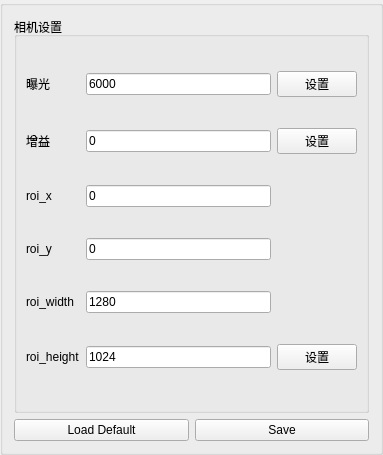
<?xml version="1.0" encoding="UTF-8"?>
<ui version="4.0">
 <class>ParamentSetting</class>
 <widget class="QGroupBox" name="ParamentSetting">
  <property name="geometry">
   <rect>
    <x>0</x>
    <y>0</y>
    <width>383</width>
    <height>455</height>
   </rect>
  </property>
  <property name="windowTitle">
   <string>GroupBox</string>
  </property>
  <layout class="QGridLayout" name="gridLayout_2">
   <item row="0" column="0" colspan="2">
    <widget class="QGroupBox" name="gBox1">
     <property name="minimumSize">
      <size>
       <width>200</width>
       <height>0</height>
      </size>
     </property>
     <property name="title">
      <string>相机设置</string>
     </property>
     <layout class="QGridLayout" name="gridLayout">
      <item row="4" column="1">
       <widget class="QLineEdit" name="ldtRoiw1">
        <property name="text">
         <string>1280</string>
        </property>
       </widget>
      </item>
      <item row="5" column="0">
       <widget class="QLabel" name="lblRoiH1">
        <property name="text">
         <string>roi_height</string>
        </property>
       </widget>
      </item>
      <item row="0" column="1">
       <widget class="QLineEdit" name="ldtExp1">
        <property name="text">
         <string>6000</string>
        </property>
       </widget>
      </item>
      <item row="5" column="3">
       <widget class="QPushButton" name="btnRoi1">
        <property name="text">
         <string>设置</string>
        </property>
       </widget>
      </item>
      <item row="2" column="1">
       <widget class="QLineEdit" name="ldtRoix1">
        <property name="text">
         <string>0</string>
        </property>
       </widget>
      </item>
      <item row="0" column="3">
       <widget class="QPushButton" name="btnExp1">
        <property name="text">
         <string>设置</string>
        </property>
       </widget>
      </item>
      <item row="4" column="0">
       <widget class="QLabel" name="lblRoiw1">
        <property name="text">
         <string>roi_width</string>
        </property>
       </widget>
      </item>
      <item row="5" column="1">
       <widget class="QLineEdit" name="ldtRoih1">
        <property name="text">
         <string>1024</string>
        </property>
       </widget>
      </item>
      <item row="3" column="0">
       <widget class="QLabel" name="lblRoiy1">
        <property name="text">
         <string>roi_y</string>
        </property>
       </widget>
      </item>
      <item row="2" column="0">
       <widget class="QLabel" name="lblRoix1">
        <property name="text">
         <string>roi_x</string>
        </property>
       </widget>
      </item>
      <item row="1" column="3">
       <widget class="QPushButton" name="btnGain1">
        <property name="text">
         <string>设置</string>
        </property>
       </widget>
      </item>
      <item row="1" column="0">
       <widget class="QLabel" name="lblGain1">
        <property name="text">
         <string>增益</string>
        </property>
       </widget>
      </item>
      <item row="0" column="0">
       <widget class="QLabel" name="lblExp1">
        <property name="text">
         <string>曝光</string>
        </property>
       </widget>
      </item>
      <item row="1" column="1">
       <widget class="QLineEdit" name="ldtGain1">
        <property name="text">
         <string>0</string>
        </property>
       </widget>
      </item>
      <item row="3" column="1">
       <widget class="QLineEdit" name="ldtRoiy1">
        <property name="text">
         <string>0</string>
        </property>
       </widget>
      </item>
     </layout>
    </widget>
   </item>
   <item row="1" column="0">
    <widget class="QPushButton" name="pushButton">
     <property name="text">
      <string>Load Default</string>
     </property>
    </widget>
   </item>
   <item row="1" column="1">
    <widget class="QPushButton" name="pushButton_2">
     <property name="text">
      <string>Save</string>
     </property>
    </widget>
   </item>
  </layout>
 </widget>
 <resources/>
 <connections/>
</ui>
